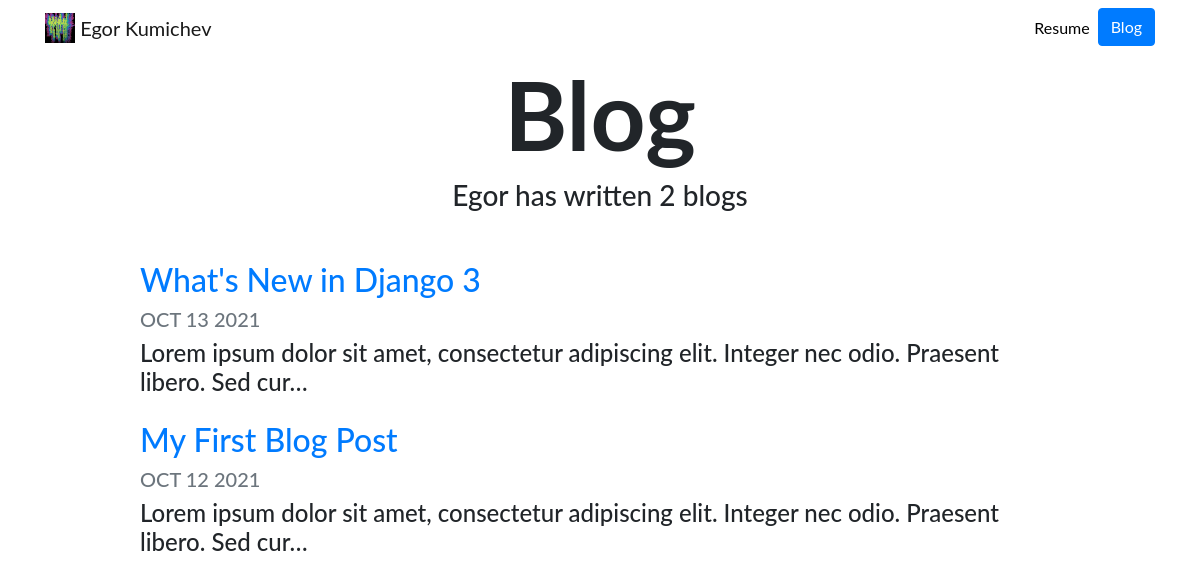
The page /blog/ on the database as committed earlier.
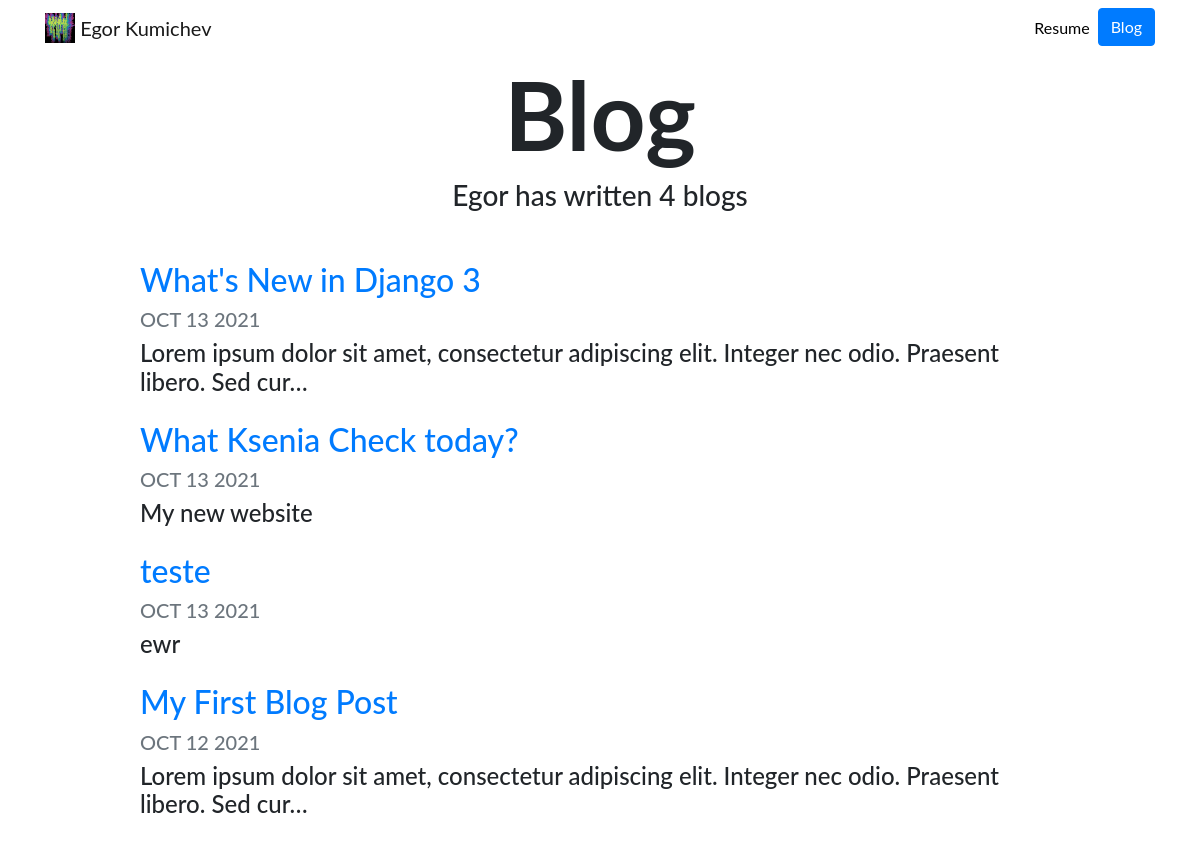
The same page on the database as committed later.
### blog/models.py (models this page shows, shortened)
class Blog(models.Model):
    title = models.CharField(max_length=200)
    description = models.TextField()
    date = models.DateField()

### blog/views.py (the view)
# urls.py: path('', views.all_blogs, name='all_blogs'),
def all_blogs(request):
    blogs = Blog.objects.order_by('-date')
    return render(request, 'blog/all_blogs.html',{'blogs':blogs})

### blog/templates/blog/all_blogs.html
{% extends "portfolio/base.html" %}
{% load static %}
{% block content %}
<h1 id="blogtitle" class="font-weight-bold text-center">Blog</h1>
<h3 class="text-center mb-5">Egor has written {{ blogs.count }} blog{{ blogs.count|pluralize }}</h3>
{% for blog in blogs %}
<div class="row justify-content-center my-3">
  <div class="col-md-10">
    <a href="{% url 'blog:detail' blog.id %}">
      <h2>{{ blog.title }}</h2>
    </a>
    <h5 class="text-muted">{{ blog.date|date:'M d Y'|upper }}</h5>
    <h4>{{ blog.description|striptags|truncatechars:100 }}</h4>
  </div>
</div>
{% endfor %}
{% endblock %}

Rows that differ between the two databases and show on the page:
added Blog: title "What Ksenia Check today?", date "OCT 13 2021", description "My new website"
added Blog: title "teste", date "OCT 13 2021", description "ewr"
Other text that changed with them:
{{ blogs.count }}: "2" → "4"
